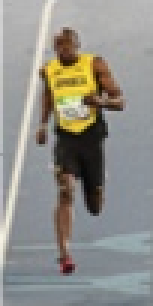
//> input picture images/bolt.png, 51 x 102 px (shown 3 times larger)
$ ./hog_calculation   (built with g++ and OpenCV 4)
//> lines starting //> are read from the running program, lines starting //| are printed output that depends on the picture
#include <iostream>
#include <string>
#include <opencv2/opencv.hpp>

int main() {
  cv::String namedWindow = "image_window";

  // Read image
  cv::Mat boltImage = cv::imread("images/bolt.png");
//> boltImage is the input picture: 102 rows x 51 cols, CV_8UC3; mean B, G, R 136.3, 142.3, 143.5
  boltImage.convertTo(boltImage, CV_32F, 1/255.0);
//> boltImage: 102 rows x 51 cols, CV_32FC3

  // calculate gradients gx, gy
  cv::Mat gx, gy;
  cv::Sobel(boltImage, gx, CV_32F, 1, 0, 1);
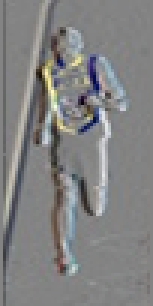
//> gx: 102 rows x 51 cols, CV_32FC3 (shown 3 times larger); mean B, G, R -0.00341, -0.00385, -0.00438; drawn with min black and max white
  cv::Sobel(boltImage, gy, CV_32F, 0, 1, 1);
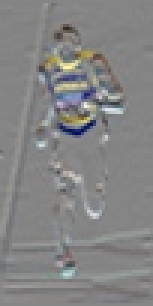
//> gy: 102 rows x 51 cols, CV_32FC3 (shown 3 times larger); mean B, G, R -0.00357, -0.00407, -0.00468; drawn with min black and max white

  // calculate gradient magnitude and direction(in degrees)
  cv::Mat magnitude, angle;
  cv::cartToPolar(gx, gy, magnitude, angle, 1);
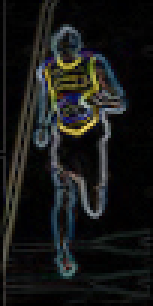
//> magnitude: 102 rows x 51 cols, CV_32FC3 (shown 3 times larger); mean B, G, R 0.0919, 0.0969, 0.0939
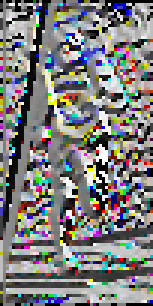
//> angle: 102 rows x 51 cols, CV_32FC3 (shown 3 times larger); mean B, G, R 176.6, 177.2, 177.6; drawn with min black and max white

  cv::namedWindow(namedWindow, CV_WINDOW_AUTOSIZE);

  // show image in window
  cv::imshow(namedWindow, gx);
  cv::waitKey(0);
  return 0;
}
